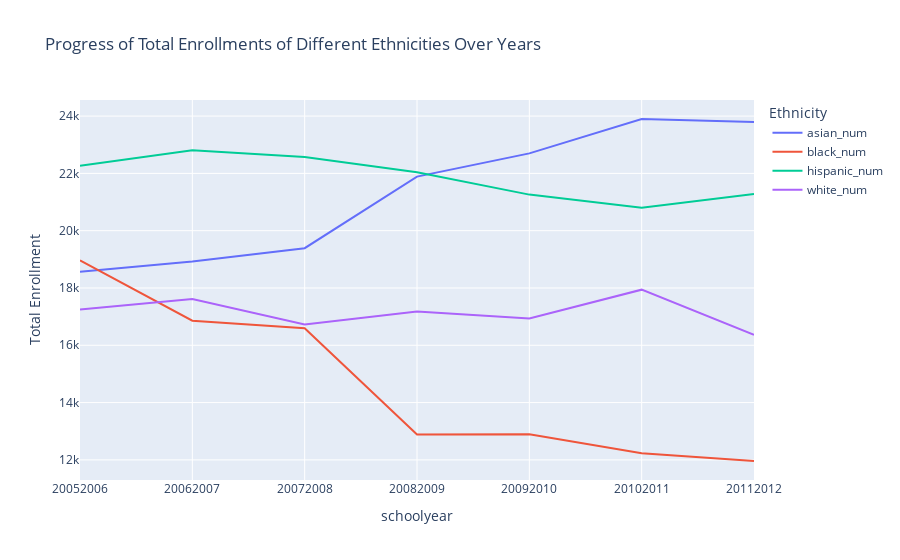

Here is the notebook cell this chart was saved with:
### Code cell
import pandas as pd
import plotly.express as px

# Assuming data is the first dataset and all_years_20_schools is the second dataset

# Convert relevant columns in the first dataset to numeric
numeric_columns = ['asian_num', 'black_num', 'hispanic_num', 'white_num', 'male_num', 'female_num']
data[numeric_columns] = data[numeric_columns].apply(pd.to_numeric, errors='coerce')

# Merge datasets
merged_data = pd.merge(data, all_years_20_schools, on=['schoolyear', 'Name'])

# Group by schoolyear and sum enrollments for each ethnicity
ethnicity_totals = merged_data.groupby('schoolyear')[['asian_num', 'black_num', 'hispanic_num', 'white_num']].sum().reset_index()

# Plot line graph
fig = px.line(ethnicity_totals, x='schoolyear', y=['asian_num', 'black_num', 'hispanic_num', 'white_num'],
              labels={'variable': 'Ethnicity', 'value': 'Total Enrollment'},
              title='Progress of Total Enrollments of Different Ethnicities Over Years')
fig.show()

### Figure 1 — Plotly figure (JSON) as saved in the notebook; plotly's stock layout.template omitted (floating-point values rounded to 4 significant figures)
{"data": [{"hovertemplate": "Ethnicity=asian_num<br>schoolyear=%{x}<br>Total Enrollment=%{y}<extra></extra>", "legendgroup": "asian_num", "line": {"color": "#636efa", "dash": "solid"}, "marker": {"symbol": "circle"}, "mode": "lines", "name": "asian_num", "orientation": "v", "showlegend": true, "type": "scatter", "x": ["20052006", "20062007", "20072008", "20082009", "20092010", "20102011", "20112012"], "xaxis": "x", "y": [18564, 18923, 19388, 21888, 22698, 23898, 23790], "yaxis": "y"}, {"hovertemplate": "Ethnicity=black_num<br>schoolyear=%{x}<br>Total Enrollment=%{y}<extra></extra>", "legendgroup": "black_num", "line": {"color": "#EF553B", "dash": "solid"}, "marker": {"symbol": "circle"}, "mode": "lines", "name": "black_num", "orientation": "v", "showlegend": true, "type": "scatter", "x": ["20052006", "20062007", "20072008", "20082009", "20092010", "20102011", "20112012"], "xaxis": "x", "y": [18965, 16859, 16598, 12883, 12896, 12229, 11961], "yaxis": "y"}, {"hovertemplate": "Ethnicity=hispanic_num<br>schoolyear=%{x}<br>Total Enrollment=%{y}<extra></extra>", "legendgroup": "hispanic_num", "line": {"color": "#00cc96", "dash": "solid"}, "marker": {"symbol": "circle"}, "mode": "lines", "name": "hispanic_num", "orientation": "v", "showlegend": true, "type": "scatter", "x": ["20052006", "20062007", "20072008", "20082009", "20092010", "20102011", "20112012"], "xaxis": "x", "y": [22265, 22808, 22574, 22040, 21259, 20802, 21278], "yaxis": "y"}, {"hovertemplate": "Ethnicity=white_num<br>schoolyear=%{x}<br>Total Enrollment=%{y}<extra></extra>", "legendgroup": "white_num", "line": {"color": "#ab63fa", "dash": "solid"}, "marker": {"symbol": "circle"}, "mode": "lines", "name": "white_num", "orientation": "v", "showlegend": true, "type": "scatter", "x": ["20052006", "20062007", "20072008", "20082009", "20092010", "20102011", "20112012"], "xaxis": "x", "y": [17247, 17616, 16728, 17176, 16937, 17941, 16365], "yaxis": "y"}], "layout": {"legend": {"title": {"text": "Ethnicity"}, "tracegroupgap": 0}, "title": {"text": "Progress of Total Enrollments of Different Ethnicities Over Years"}, "xaxis": {"anchor": "y", "domain": [0, 1], "title": {"text": "schoolyear"}}, "yaxis": {"anchor": "x", "domain": [0, 1], "title": {"text": "Total Enrollment"}}}}
